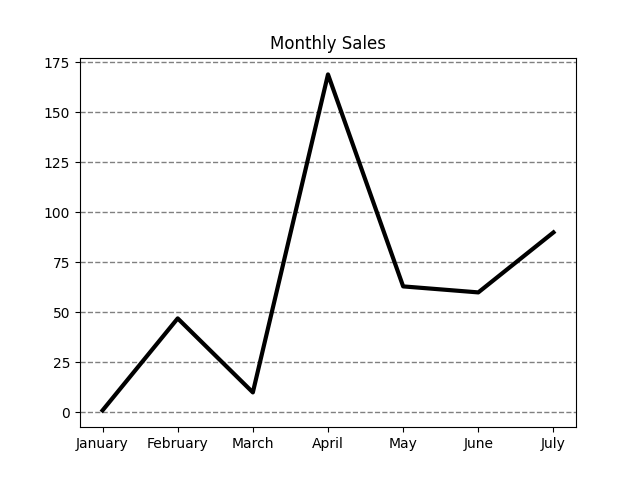

Generate this figure with Python:
#5
import csv
from matplotlib import pyplot as plt
from datetime import datetime

dates=[]

with open('premium_logs.csv', 'r') as f:
    reader=csv.reader(f)

    for line in reader:
        if line[4]=='created_at':
            continue
        date=line[4].split(" ")[0]
        date=date.split("-")
        
        for i in range(len(date)):
            if i==0:
                year=date[i]
            elif i==1:  
                month=date[i] 
            elif i==2:
                day=date[i]
        date=day+'/'+month+'/'+year
        date_obj=datetime.strptime(date, "%d/%m/%Y").date()
        dates.append(date_obj)
    
    dates.sort()
    months={}

    for i in range(len(dates)):
        if dates[i].month not in months:
            months[dates[i].month]=1
        else:
            months[dates[i].month]+=1


x=['January', 'February', 'March', 'April', 'May', 'June', 'July']
y=[months[1], months[2], months[3], months[4], months[5], months[6], months[7]]
plt.title('Monthly Sales')
plt.grid(color='grey', linestyle='--', linewidth=1, axis='y')
plt.plot(x,y, color='black', linewidth=3)
plt.show()

   
        
       
